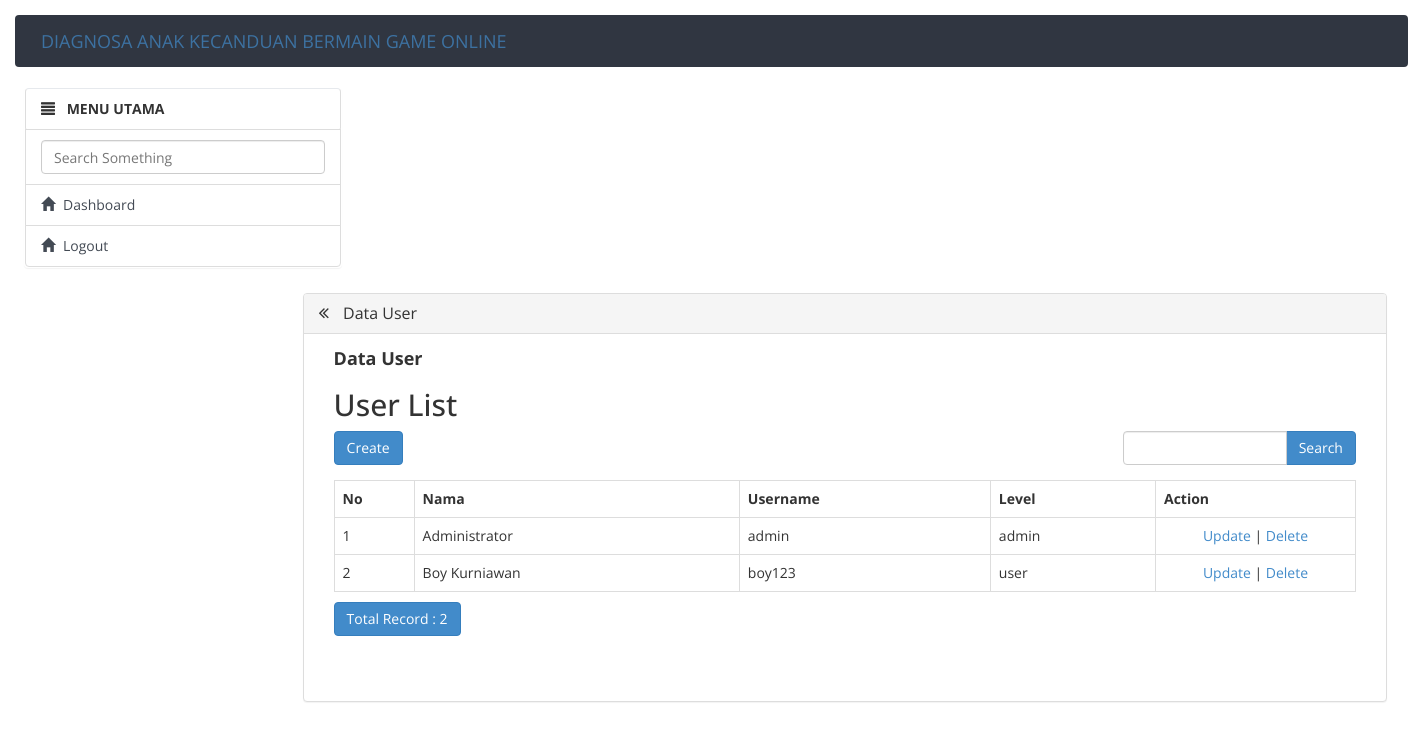
The app's page /index.php/user with its own data.
### tables this page shows
CREATE TABLE `user` (
  `id_user` int(11) NOT NULL,
  `nama` varchar(50) DEFAULT NULL,
  `username` varchar(50) DEFAULT NULL,
  `password` varchar(50) DEFAULT NULL,
  `level` varchar(10) DEFAULT NULL
);

### application/controllers/User.php (called while the page is built, shortened)
<?php
class User extends CI_Controller
{
    function __construct()
    {
        $this->load->model('User_model');
        $this->load->library('form_validation');
    }
    public function index()
    {
        $q = urldecode($this->input->get('q', TRUE));
        $start = intval($this->input->get('start'));
        if ($q <> '') {
            $config['base_url'] = base_url() . 'user/index.html?q=' . urlencode($q);
            $config['first_url'] = base_url() . 'user/index.html?q=' . urlencode($q);
        } else {
            $config['base_url'] = base_url() . 'user/index.html';
            $config['first_url'] = base_url() . 'user/index.html';
        }
        $config['per_page'] = 10;
        $config['page_query_string'] = TRUE;
        $config['total_rows'] = $this->User_model->total_rows($q);
        $user = $this->User_model->get_limit_data($config['per_page'], $start, $q);
        $this->load->library('pagination');
        $this->pagination->initialize($config);
        $data = array(
            'user_data' => $user,
            'q' => $q,
            'pagination' => $this->pagination->create_links(),
            'total_rows' => $config['total_rows'],
            'start' => $start,
            'konten' => 'user/user_list',
            'judul' => 'Data User',
        );
        $this->load->view('v_index', $data);
    }
}

### index.php (called while the page is built, shortened)
<?php
require_once BASEPATH.'core/CodeIgniter.php';

### application/config/config.php (called while the page is built, shortened)
<?php
$config['base_url'] = "http://".$_SERVER['HTTP_HOST'];
$config['base_url'] .= preg_replace('@/+$@','',dirname($_SERVER['SCRIPT_NAME'])).'/';
$config['index_page'] = '';
$config['uri_protocol']	= 'REQUEST_URI';
$config['url_suffix'] = '.html';
$config['language']	= 'english';
$config['charset'] = 'UTF-8';
$config['enable_hooks'] = FALSE;
$config['subclass_prefix'] = 'MY_';
$config['composer_autoload'] = FALSE;
$config['permitted_uri_chars'] = 'a-z 0-9~%.:_\-';
$config['enable_query_strings'] = FALSE;
$config['controller_trigger'] = 'c';
$config['function_trigger'] = 'm';
$config['directory_trigger'] = 'd';
$config['allow_get_array'] = TRUE;
$config['log_threshold'] = 0;
$config['log_path'] = '';
$config['log_file_extension'] = '';
$config['log_file_permissions'] = 0644;
$config['log_date_format'] = 'Y-m-d H:i:s';
$config['error_views_path'] = '';
$config['cache_path'] = '';
$config['cache_query_string'] = FALSE;
$config['encryption_key'] = '';
$config['sess_driver'] = 'files';
$config['sess_cookie_name'] = 'ci_session';
$config['sess_expiration'] = 7200;
$config['sess_save_path'] = NULL;
$config['sess_match_ip'] = FALSE;
$config['sess_time_to_update'] = 300;
$config['sess_regenerate_destroy'] = FALSE;
$config['cookie_prefix']	= '';
$config['cookie_domain']	= '';
$config['cookie_path']		= '/';
$config['cookie_secure']	= FALSE;
$config['cookie_httponly'] 	= FALSE;
$config['standardize_newlines'] = FALSE;
$config['global_xss_filtering'] = FALSE;
$config['csrf_protection'] = FALSE;
$config['csrf_token_name'] = 'csrf_test_name';
$config['csrf_cookie_name'] = 'csrf_cookie_name';
$config['csrf_expire'] = 7200;
$config['csrf_regenerate'] = TRUE;
$config['csrf_exclude_uris'] = array();
$config['compress_output'] = FALSE;
$config['time_reference'] = 'local';
$config['rewrite_short_tags'] = FALSE;
$config['proxy_ips'] = '';

### application/models/User_model.php (called while the page is built, shortened)
<?php
class User_model extends CI_Model
{
    public $table = 'user';
    public $id = 'id_user';
    public $order = 'DESC';
    function total_rows($q = NULL) {
        $this->db->like('id_user', $q);
	$this->db->or_like('nama', $q);
	$this->db->or_like('username', $q);
	$this->db->or_like('password', $q);
	$this->db->or_like('level', $q);
	$this->db->from($this->table);
        return $this->db->count_all_results();
    }
    function get_limit_data($limit, $start = 0, $q = NULL) {
        $this->db->order_by($this->id, $this->order);
        $this->db->like('id_user', $q);
	$this->db->or_like('nama', $q);
	$this->db->or_like('username', $q);
	$this->db->or_like('password', $q);
	$this->db->or_like('level', $q);
	$this->db->limit($limit, $start);
        return $this->db->get($this->table)->result();
    }
}

### application/views/user/user_list.php (the view, shortened to what this page needs)
<!doctype html>
<html>
    <head>
        <link rel="stylesheet" href="<?php echo base_url('assets/bootstrap/css/bootstrap.min.css') ?>"/>
    </head>
    <body>
        <h2 style="margin-top:0px">User List</h2>
        <div class="row" style="margin-bottom: 10px">
            <div class="col-md-4">
                <?php echo anchor(site_url('user/create'),'Create', 'class="btn btn-primary"'); ?>
            </div>
            <div class="col-md-4 text-center">
            </div>
            <div class="col-md-1 text-right">
            </div>
            <div class="col-md-3 text-right">
                <form action="<?php echo site_url('user/index'); ?>" class="form-inline" method="get">
                    <div class="input-group">
                        <input type="text" class="form-control" name="q" value="<?php echo $q; ?>">
                        <span class="input-group-btn">
                          <button class="btn btn-primary" type="submit">Search</button>
                        </span>
                    </div>
                </form>
            </div>
        </div>
        <table class="table table-bordered" style="margin-bottom: 10px">
            <tr>
                <th>No</th>
        <th>Nama</th>
        <th>Username</th>
        <th>Level</th>
        <th>Action</th>
            </tr><?php
            foreach ($user_data as $user)
            {
                ?>
                <tr>
            <td width="80px"><?php echo ++$start ?></td>
            <td><?php echo $user->nama ?></td>
            <td><?php echo $user->username ?></td>
            <td><?php echo $user->level ?></td>
            <td style="text-align:center" width="200px">
                <?php
                echo anchor(site_url('user/update/'.$user->id_user),'Update');
                echo ' | ';
                echo anchor(site_url('user/delete/'.$user->id_user),'Delete','onclick="javasciprt: return confirm(\'Are You Sure ?\')"');
                ?>
            </td>
        </tr>
                <?php
            }
            ?>
        </table>
        <div class="row">
            <div class="col-md-6">
                <a href="#" class="btn btn-primary">Total Record : <?php echo $total_rows ?></a>
        </div>
            <div class="col-md-6 text-right">
            </div>
        </div>
    </body>
</html>

### application/views/user/user_list.php (style rules this page uses)
body { padding: 15px; }

### records on screen
user: nama "Administrator", username "admin", level "admin", id_user "Update", id_user "Delete"
user: nama "Boy Kurniawan", username "boy123", level "user", id_user "Update", id_user "Delete"

### other values on screen
$judul "Data User"
anchor(site_url('user/create'),'Create', 'class="btn btn-primary"') "Create"
$total_rows "2"
